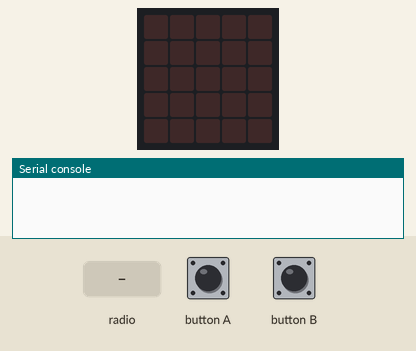
Bench run of a program on a simulated BBC micro:bit (MakeCode). Shown: the board's 5×5 LED display, the last lines printed to the serial console. The test bench sets the inputs (shaded band).

Above: at 1.2 s.
1.3 s: button A pressed for 0.15 s
At 2.0 s:
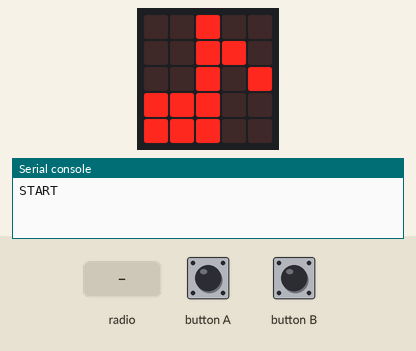
4.0 s: button B pressed for 0.15 s
At 5.0 s:
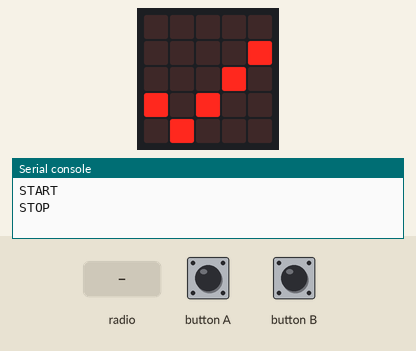
6.7 s: radio message "1" arrives
At 7.5 s:
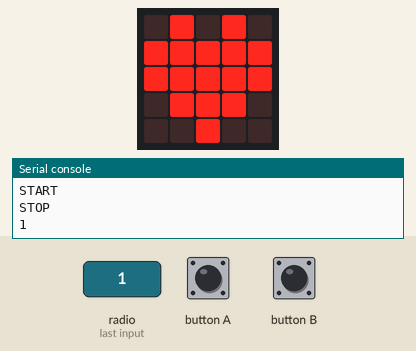
Timing chart, 0 to 9.7 s (numbered marks = the images above; inputs shaded):
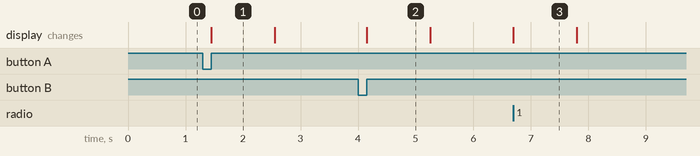

The program:

main.ts
```typescript
// 【変更】最初は画面に何も表示しない
input.onButtonPressed(Button.A, function () {
    serial.writeLine("START")
    // 【変更】受信したらハートを表示
    basic.showIcon(IconNames.EighthNote)
    // 【変更】0.5秒（500ミリ秒）そのまま待つ
    basic.pause(500)
    // 【変更】画面を消す
    basic.clearScreen()
})
// 無線を受信したときの処理
radio.onReceivedString(function (receivedString) {
    serial.writeLine(receivedString)
    // 【変更】受信したらハートを表示
    basic.showIcon(IconNames.Heart)
    // 【変更】0.5秒（500ミリ秒）そのまま待つ
    basic.pause(500)
    // 【変更】画面を消す
    basic.clearScreen()
})
input.onButtonPressed(Button.B, function () {
    serial.writeLine("STOP")
    // 【変更】受信したらハートを表示
    basic.showIcon(IconNames.Yes)
    // 【変更】0.5秒（500ミリ秒）そのまま待つ
    basic.pause(500)
    // 【変更】画面を消す
    basic.clearScreen()
})
radio.setGroup(1)
serial.redirectToUSB()
// 【変更】最初は画面に何も表示しない
basic.clearScreen()
```

test.ts
```typescript
// テストはここに来ます。このパッケージが拡張機能として使用されるときにはコンパイルされません。
```

Measured:
- after the input at 1.3 s, the display: changes after 0.15 s (image 1)
- after the input at 4.0 s, the display: changes after 0.15 s (image 2)
- after the input at 6.7 s, the display: changes at once (image 3)
- what the display in image 1 shows lasts 1.1 s, from 1.5 s to 2.6 s
